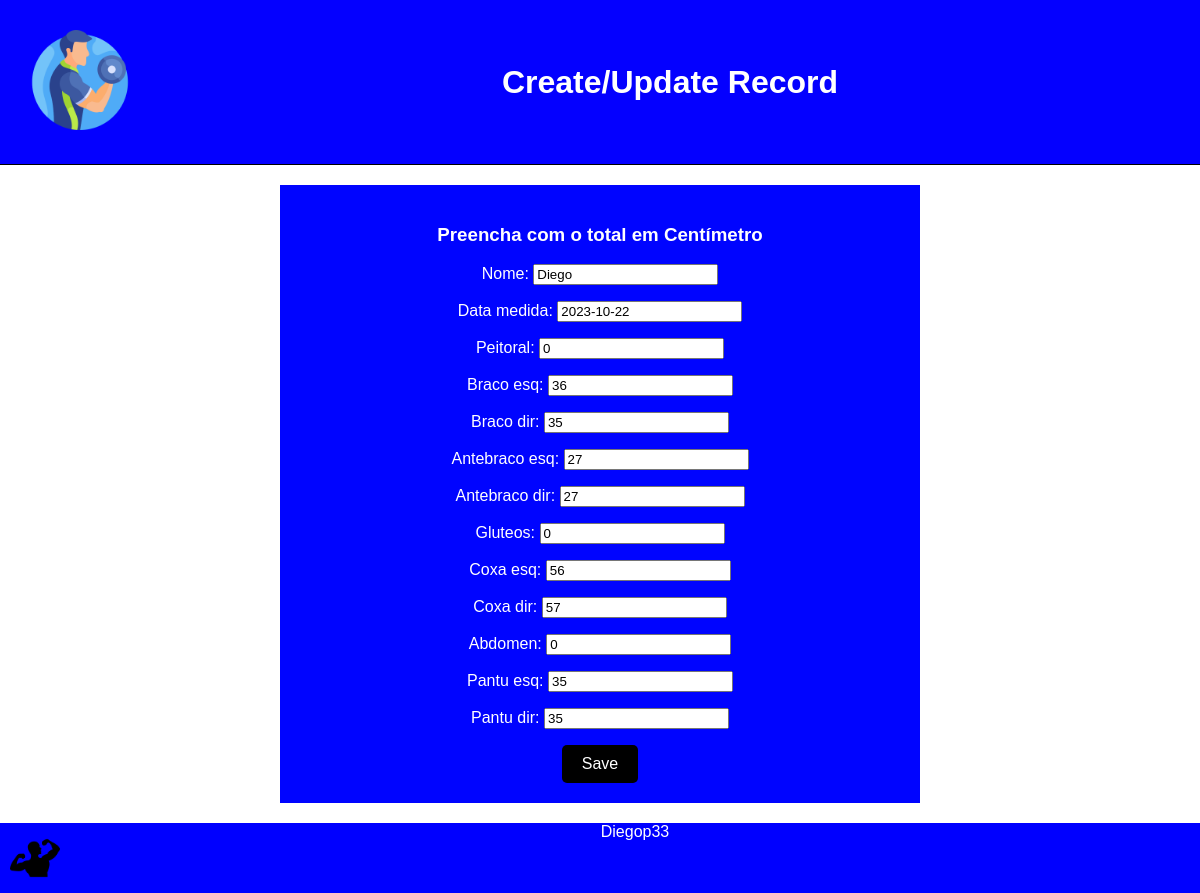
Page /records/update/1/ on the committed database.
### treino_academia/models.py (models this page shows, shortened)
class Medidas(models.Model):
    nome = models.CharField(max_length=100)
    data_medida = models.DateField()
    peitoral = models.IntegerField()
    braco_esq = models.IntegerField()
    braco_dir = models.IntegerField()
    antebraco_esq = models.IntegerField()
    antebraco_dir = models.IntegerField()
    gluteos = models.IntegerField()
    coxa_esq = models.IntegerField()
    coxa_dir = models.IntegerField()
    abdomen = models.IntegerField()
    pantu_esq = models.IntegerField()
    pantu_dir = models.IntegerField()
    class Meta:
        app_label = 'treino_academia'

### treino_academia/views.py (the view)
# urls.py: path('records/update/<int:pk>/', views.record_update, name='record_update'),
def record_update(request, pk):
    record = get_object_or_404(Medidas, pk=pk)
    form = MedidasForm(request.POST or None, instance=record)
    if form.is_valid():
        form.save()
        return redirect('record_list')
    return render(request, 'record_form.html', {'form' :form})

### treino_academia/forms.py
class MedidasForm(forms.ModelForm):
    class Meta:
        model = Medidas
        fields = ('nome','data_medida','peitoral','braco_esq','braco_dir','antebraco_esq','antebraco_dir','gluteos','coxa_esq','coxa_dir','abdomen','pantu_esq','pantu_dir')

### treino_academia/templates/record_form.html (shortened to what this page needs)
{% load static %}
<!DOCTYPE html>
<html lang="pt-br">
<head>
    <link rel="stylesheet" href="{% static 'css/style.css' %}">
</head>
<body>
  <header class="header">
    <div class="logo">
     <img src="{% static 'imagens/fitness.png' %}" alt="Logo">
    </div>
    <h1>Create/Update Record</h1>
    </header>
<main>
<form method="post">
  <h3> Preencha com o total em Centímetro</h3>
        {{ form.as_p }}
        <button type="submit">Save</button>
    </form>
</main>
<footer class="cabecalho">
  <a> <img src="{% static 'imagens/gym.png' %}" alt="Logo"> </a>
 <p>Diegop33</p>
</footer>
</body>
</html>

### treino_academia/templates/css/style.css (style rules this page uses)
body { font-family: Arial, sans-serif; background-color: white; margin: 0; padding: 0; }
.logo img { width: 100px; right: 50px; padding: 20px; border-radius: 20px; }
.logo img { width: 100px; right: 50px; padding: 20px; }
.header { display: flex; align-items: center; background-color: #0400ff; border-bottom: 1px solid #000; padding: 10px; }
.header h1 { flex: 1; text-align: center; color: white; }
.cabecalho { position:relative; bottom: 0; width: 100%; text-align: center; background-color: blue; height: 70px; text-align: center; }
.cabecalho img { float: left; padding: 10px; width: 50px; height: 50px; }
.cabecalho p { text-align:center; color: white; }
form { max-width: 600px; margin: 20px auto; padding: 20px; background-color: #0004ff; color: white; text-align: center; }
button { background-color: rgb(0, 0, 0); color: white; cursor: pointer; padding: 10px 20px; border: none; border-radius: 5px; font-size: 16px; }

### rows in the picture
Medidas: nome "Diego", data_medida "2023-10-22", peitoral "0", braco_esq "36", braco_dir "35", antebraco_esq "27", antebraco_dir "27", gluteos "0", coxa_esq "56", coxa_dir "57", abdomen "0", pantu_esq "35", pantu_dir "35"
